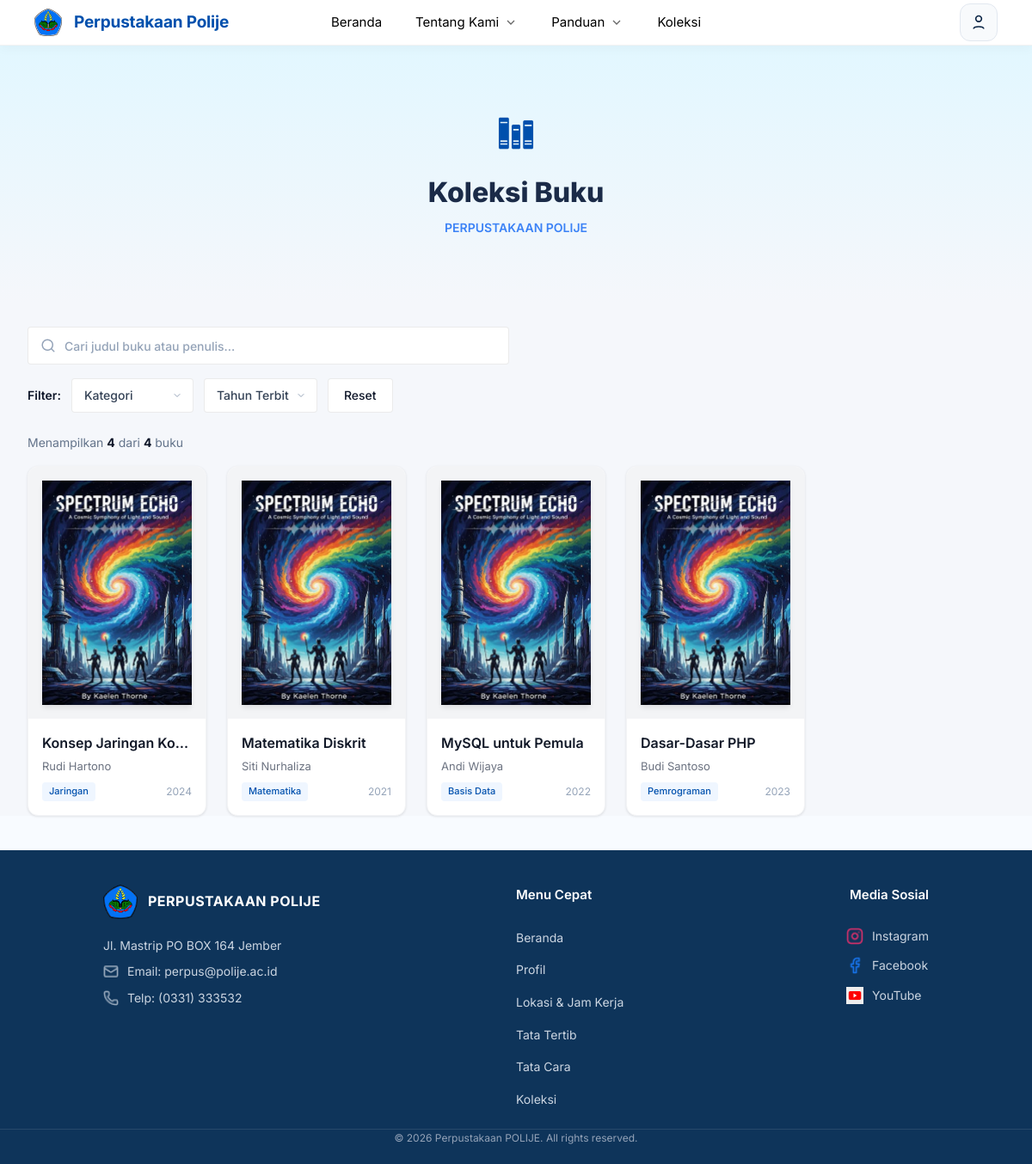
The page /user/koleksi.php on the database its author committed.
### tables this page shows
CREATE TABLE buku (
    id_buku INT AUTO_INCREMENT PRIMARY KEY,
    isbn VARCHAR(20) DEFAULT NULL UNIQUE,
    judul VARCHAR(255) NOT NULL,
    penulis VARCHAR(255) NOT NULL,
    penerbit VARCHAR(255) NOT NULL,
    tahun_terbit YEAR NOT NULL,
    copy INT NOT NULL DEFAULT 0,
    id_kategori INT NOT NULL,
    cover VARCHAR(255) DEFAULT NULL,
    stok_tersedia INT NOT NULL DEFAULT 0,
    created_at TIMESTAMP NULL DEFAULT CURRENT_TIMESTAMP,
    updated_at TIMESTAMP NULL DEFAULT CURRENT_TIMESTAMP ON UPDATE CURRENT_TIMESTAMP,
    FOREIGN KEY (id_kategori) REFERENCES kategori(id_kategori)
        ON UPDATE CASCADE
        ON DELETE RESTRICT
);

CREATE TABLE kategori (
    id_kategori INT AUTO_INCREMENT PRIMARY KEY,
    nama_kategori VARCHAR(100) NOT NULL UNIQUE,
    created_at TIMESTAMP NULL DEFAULT CURRENT_TIMESTAMP,
    updated_at TIMESTAMP NULL DEFAULT CURRENT_TIMESTAMP ON UPDATE CURRENT_TIMESTAMP
);

### config/database.php (called while the page is built, shortened)
<?php
class Database {
    private $host = 'localhost';
    private $user = 'root';
    private $password = '';
    private $db = 'db_perpustakaan';
    public $conn;
    public function __construct() {
        $this->conn = null;
        try {
            $this->conn = new mysqli(
                $this->host,
                $this->user,
                $this->password,
                $this->db
            );
            $this->conn->set_charset('utf8mb4');
        } catch (Exception $e) {
            die($e->getMessage());
        }
    }
    public function getConnection() {
        return $this->conn;
    }
}
?>

### models/Buku.php (called while the page is built, shortened)
<?php
require_once __DIR__ . '/../config/database.php';
class Buku
{
    private $conn;
    public function __construct()
    {
        $this->conn = (new Database())->getConnection();
    }
    public function searchKoleksi($search = '', $kategori = '', $tahun = '', $page = 1, $perPage = 15)
    {
        $where = [];
        $types = '';
        $whereClause = count($where) > 0 ? 'WHERE ' . implode(' AND ', $where) : '';
        $countSql = "SELECT COUNT(*) as total FROM buku b LEFT JOIN kategori k ON b.id_kategori = k.id_kategori $whereClause";
        $stmtCount = $this->conn->prepare($countSql);
        $stmtCount->execute();
        $total = $stmtCount->get_result()->fetch_assoc()['total'];
        $offset = ($page - 1) * $perPage;
        $dataSql = "SELECT b.*, k.nama_kategori,
                           (SELECT COUNT(*) FROM eksemplar WHERE id_buku = b.id_buku AND status = 'tersedia') as stok_tersedia
                    FROM buku b
                    LEFT JOIN kategori k ON b.id_kategori = k.id_kategori
                    $whereClause
                    ORDER BY b.id_buku DESC
                    LIMIT $perPage OFFSET $offset";
        $stmtData = $this->conn->prepare($dataSql);
        $stmtData->execute();
        $result = $stmtData->get_result();
        $data = [];
        while ($row = $result->fetch_assoc()) {
            $row['id'] = $row['id_buku'];
            $row['kategori'] = $row['nama_kategori'];
            $row['tahun'] = $row['tahun_terbit'];
            $data[] = $row;
        }
        return [
            'data' => $data,
            'total' => $total,
            'totalPages' => max(1, ceil($total / $perPage)),
            'currentPage' => $page,
            'perPage' => $perPage
        ];
    }
}

### user/koleksi.php (the view, shortened to what this page needs)
<?php
require_once __DIR__ . '/../models/Buku.php';
$bukuModel = new Buku();
$search   = isset($_GET['q']) ? trim($_GET['q']) : '';
$kategori = isset($_GET['kategori']) ? trim($_GET['kategori']) : '';
$tahun    = isset($_GET['tahun']) ? trim($_GET['tahun']) : '';
$page     = isset($_GET['page']) ? max(1, (int)$_GET['page']) : 1;
$perPage  = 15;
$result = $bukuModel->searchKoleksi($search, $kategori, $tahun, $page, $perPage);
$books       = $result['data'];
$total       = $result['total'];
$hasActiveFilter = ($search !== '' || $kategori !== '' || $tahun !== '');
?>
<!DOCTYPE html>
<html lang="id">
<head>
    <link rel="stylesheet" href="../public/css/style.css?v=6">
    <link rel="stylesheet" href="https://cdnjs.cloudflare.com/ajax/libs/font-awesome/6.5.0/css/all.min.css">
    <link rel="stylesheet" href="../public/css/stylekoleksi.css?v=<?= time(); ?>">
</head>
<body>
<?php include 'navbar.php'; ?>
<div class="koleksi-page">
    <div class="hero-section-koleksi">
        <div class="hero-content-koleksi">
            <div class="hero-icon-koleksi">
                <img src="../public/img/Books.png" alt="Icon Koleksi">
            </div>
            <h1 class="hero-title-koleksi">Koleksi Buku</h1>
            <p class="hero-subtitle-koleksi">Perpustakaan POLIJE</p>
        </div>
    </div>
    <div class="koleksi-header">
        <form method="get" action="koleksi.php" class="koleksi-search-wrapper">
            <div class="koleksi-search-box">
                <img src="gambar/Container.png" alt="search">
                <input type="text" name="q" placeholder="Cari judul buku atau penulis..." value="<?= htmlspecialchars($search); ?>" autocomplete="off">
            </div>
        </form>
        <div class="koleksi-filter-row">
            <span class="filter-label">Filter:</span>
            <select id="filterKategori" onchange="applyFilters()">
                <option value="">Kategori</option>
            </select>
            <select id="filterTahun" onchange="applyFilters()">
                <option value="">Tahun Terbit</option>
            </select>
            <a href="koleksi.php" class="btn-reset-filter <?= $hasActiveFilter ? 'has-filter' : ''; ?>">Reset</a>
        </div>
    </div>
    <div class="koleksi-grid-wrapper">
        <div class="koleksi-info">
            Menampilkan <strong><?= count($books); ?></strong> dari <strong><?= $total; ?></strong> buku
        </div>
        <div class="koleksi-grid">
            <?php if (empty($books)): ?>
                <div class="koleksi-empty">
                    <i class="fas fa-book-open"></i>
                    <p>Tidak ada buku ditemukan.</p>
                </div>
            <?php else: ?>
                <?php foreach ($books as $b):
    $id_pop    = (int)($b['id'] ?? $b['id_buku'] ?? 0);
    $titel_pop = addslashes(htmlspecialchars($b['judul']));
    $kat_pop   = htmlspecialchars($b['kategori']);
    $desk_pop  = addslashes(htmlspecialchars($b['deskripsi'] ?? 'Tidak ada deskripsi.'));
    $img_pop   = !empty($b['cover']) ? '../' . htmlspecialchars($b['cover']) : '../user/gambar/buku.png';
    $stok_pop = (int)($b['stok_tersedia'] ?? 0);
?>
    <div class="koleksi-card" style="cursor: pointer;" onclick="bukaPopup(<?= $id_pop ?>, '<?= $titel_pop ?>', '<?= $kat_pop ?>', '<?= $img_pop ?>', '<?= $desk_pop ?>', <?= $stok_pop ?>)">
        <div class="koleksi-card-cover">
            <img src="../<?= !empty($b['cover']) ? htmlspecialchars($b['cover']) : 'user/gambar/buku.png'; ?>" alt="<?= htmlspecialchars($b['judul']); ?>">
        </div>
        <div class="koleksi-card-info">
            <h4><?= htmlspecialchars($b['judul']); ?></h4>
            <div class="author"><?= htmlspecialchars($b['penulis']); ?></div>
            <div class="meta-row">
                <?php if (!empty($b['kategori'])): ?>
                    <span class="kategori-badge"><?= htmlspecialchars($b['kategori']); ?></span>
                <?php endif; ?>
                <?php if (!empty($b['tahun'])): ?>
                    <span class="tahun"><?= htmlspecialchars($b['tahun']); ?></span>
                <?php endif; ?>
            </div>
        </div>
    </div>
<?php endforeach; ?>
            <?php endif; ?>
        </div>
    </div>
</div>
<?php include 'foot.php'; ?>
</body>
</html>

### public/css/style.css (style rules this page uses)
:root { --brand-primary: #0056b3; --brand-dark: #001a35; --brand-accent: #4a90e2; --text-title: #1a202c; --text-body: #4a5568; --text-muted: #718096; --surface-light: #f8fbff; --surface-white: #ffffff; --shadow-sm: 0 2px 4px rgba(0,0,0,0.05); --shadow-md: 0 10px 15px -3px rgba(0,0,0,0.1); --border-base: #e2e8f0; --radius-lg: 12px; --transition: all 0.3s cubic-bezier(0.4, 0, 0.2, 1); }
* { margin: 0; padding: 0; box-sizing: border-box; -webkit-font-smoothing: antialiased; }
html, body { height: 100%; font-family: 'Inter', system-ui, sans-serif; background-color: var(--surface-light); color: var(--text-body); line-height: 1.6; scroll-behavior: smooth; }
a { text-decoration: none; color: inherit; transition: var(--transition); }
* { margin: 0; padding: 0; box-sizing: border-box; }
* { margin: 0; padding: 0; box-sizing: border-box; font-family: 'Inter', sans-serif; }
body { background-color: #f8fafc; color: #334155; line-height: 1.6; }
body { font-family: 'Inter', sans-serif; background-color: #f1f5f9; color: #334155; }
* { margin: 0; padding: 0; box-sizing: border-box; font-family: "Inter", Arial, sans-serif; }
body { background: #f8fbff; }

### rows shown on the page
buku: judul "Konsep Jaringan Ko…", penulis "Rudi Hartono", id_kategori.nama_kategori "Jaringan", tahun_terbit "2024"
buku: judul "Matematika Diskrit", penulis "Siti Nurhaliza", id_kategori.nama_kategori "Matematika", tahun_terbit "2021"
buku: judul "MySQL untuk Pemula", penulis "Andi Wijaya", id_kategori.nama_kategori "Basis Data", tahun_terbit "2022"
buku: judul "Dasar-Dasar PHP", penulis "Budi Santoso", id_kategori.nama_kategori "Pemrograman", tahun_terbit "2023"

### other values the page prints
count($books) "4"
$total "4"
